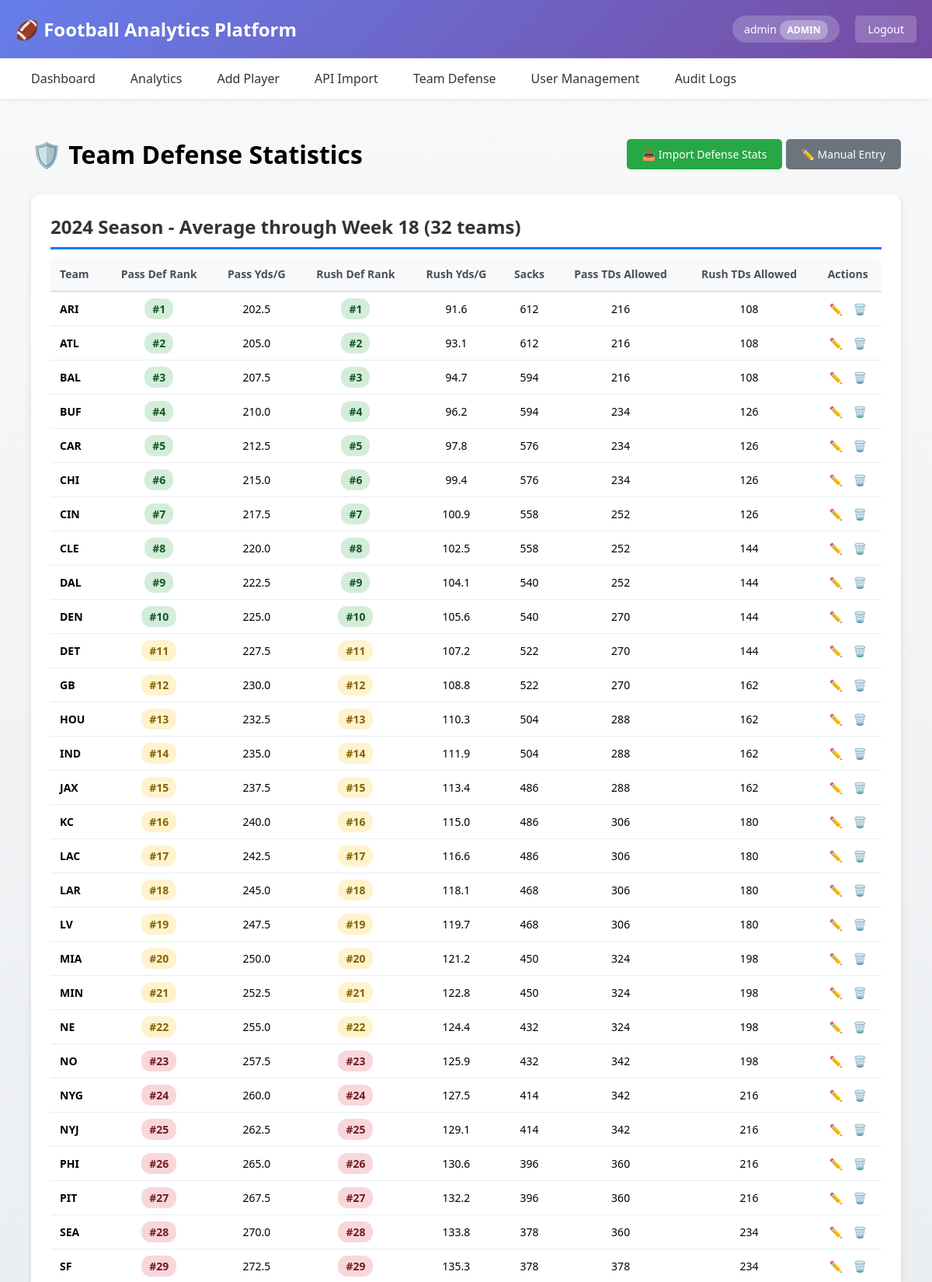
The app's page /view_team_defense (signed in, upper part) with its own data.
### app/main.py (models this page shows, shortened)
class User(UserMixin, db.Model):
    id = db.Column(db.Integer, primary_key=True)
    username = db.Column(db.String(80), unique=True, nullable=False)
    email = db.Column(db.String(120), unique=True, nullable=False)
    password_hash = db.Column(db.String(200), nullable=False)
    role = db.Column(db.String(20), nullable=False, default='viewer')  # admin, analyst, viewer
    created_at = db.Column(db.DateTime, default=datetime.utcnow)
    def is_admin(self):
        return self.role == 'admin'
    def is_analyst(self):
        return self.role in ['admin', 'analyst']

class TeamDefenseStats(db.Model):
    id = db.Column(db.Integer, primary_key=True)
    team_abbr = db.Column(db.String(10), nullable=False)  # e.g., "KC", "BUF"
    season = db.Column(db.Integer, nullable=False)
    week = db.Column(db.Integer, nullable=False)
    pass_yards_allowed_per_game = db.Column(db.Float, default=0.0)
    rush_yards_allowed_per_game = db.Column(db.Float, default=0.0)
    passing_tds_allowed = db.Column(db.Integer, default=0)
    rushing_tds_allowed = db.Column(db.Integer, default=0)
    sacks = db.Column(db.Integer, default=0)
    rec_yards_allowed_to_rbs = db.Column(db.Float, default=0.0)
    rec_yards_allowed_to_wrs = db.Column(db.Float, default=0.0)
    rec_yards_allowed_to_tes = db.Column(db.Float, default=0.0)
    pass_defense_rank = db.Column(db.Integer, default=0)  # 1-32
    rush_defense_rank = db.Column(db.Integer, default=0)  # 1-32
    created_at = db.Column(db.DateTime, default=datetime.utcnow)
    __table_args__ = (db.UniqueConstraint('team_abbr', 'season', 'week'),)

### app/main.py (the view)
@app.route('/view_team_defense')
@login_required
def view_team_defense():
    from sqlalchemy import func
    all_stats = TeamDefenseStats.query.all()
    if not all_stats:
        return render_template('view_team_defense.html', grouped_stats={})
    from collections import defaultdict
    team_season_stats = defaultdict(lambda: {
        'games': 0,
        'total_pass_yards': 0,
        'total_rush_yards': 0,
        'total_sacks': 0,
        'total_pass_tds': 0,
        'total_rush_tds': 0,
        'latest_week': 0
    })
    for stat in all_stats:
        key = (stat.team_abbr, stat.season)
        team_season_stats[key]['games'] += 1
        team_season_stats[key]['total_pass_yards'] += stat.pass_yards_allowed_per_game
        team_season_stats[key]['total_rush_yards'] += stat.rush_yards_allowed_per_game
        team_season_stats[key]['total_sacks'] += stat.sacks
        team_season_stats[key]['total_pass_tds'] += stat.passing_tds_allowed
        team_season_stats[key]['total_rush_tds'] += stat.rushing_tds_allowed
        team_season_stats[key]['latest_week'] = max(team_season_stats[key]['latest_week'], stat.week)
    cumulative_stats = []
    for (team_abbr, season), data in team_season_stats.items():
        games = data['games']
        cumulative_stats.append({
            'team_abbr': team_abbr,
            'season': season,
            'games_played': games,
            'pass_yards_allowed_per_game': round(data['total_pass_yards'] / games, 1),
            'rush_yards_allowed_per_game': round(data['total_rush_yards'] / games, 1),
            'sacks': data['total_sacks'],
            'passing_tds_allowed': data['total_pass_tds'],
            'rushing_tds_allowed': data['total_rush_tds'],
            'latest_week': data['latest_week']
        })
    cumulative_stats.sort(key=lambda x: x['season'], reverse=True)
    from collections import defaultdict
    grouped_stats = defaultdict(list)
    for season in set(stat['season'] for stat in cumulative_stats):
        season_stats = [s for s in cumulative_stats if s['season'] == season]
        season_stats_sorted = sorted(season_stats, key=lambda x: x['pass_yards_allowed_per_game'])
        for rank, stat in enumerate(season_stats_sorted, 1):
            stat['pass_defense_rank'] = rank
        season_stats_sorted = sorted(season_stats, key=lambda x: x['rush_yards_allowed_per_game'])
        for rank, stat in enumerate(season_stats_sorted, 1):
            stat['rush_defense_rank'] = rank
        latest_week = max(s['latest_week'] for s in season_stats)
        class StatObject:
            def __init__(self, data):
                self.team_abbr = data['team_abbr']
                self.season = data['season']
                self.games_played = data['games_played']
                self.pass_yards_allowed_per_game = data['pass_yards_allowed_per_game']
                self.rush_yards_allowed_per_game = data['rush_yards_allowed_per_game']
                self.sacks = data['sacks']
                self.passing_tds_allowed = data['passing_tds_allowed']
                self.rushing_tds_allowed = data['rushing_tds_allowed']
                self.pass_defense_rank = data['pass_defense_rank']
                self.rush_defense_rank = data['rush_defense_rank']
        stat_objects = [StatObject(s) for s in season_stats]
        key = f"{season} Season - Average through Week {latest_week}"
        grouped_stats[key] = stat_objects
    log_action('view_team_defense', f'Viewed team defense stats')
    return render_template('view_team_defense.html', grouped_stats=grouped_stats)

### app/main.py (called while the page is built)
@login_manager.user_loader
def load_user(user_id):
    return User.query.get(int(user_id))

def log_action(action, details=None):
    try:
        log_entry = AuditLog(
            user_id=current_user.id if current_user.is_authenticated else None,
            action=action,
            details=details,
            ip_address=request.remote_addr
        )
        db.session.add(log_entry)
        db.session.commit()
    except Exception as e:
        print(f"Audit log error: {e}")

### templates/view_team_defense.html (shortened to what this page needs)
{% extends "base.html" %}
{% block content %}
<div style="max-width: 1400px; margin: 0 auto; padding: 20px;">
    <div style="display: flex; justify-content: space-between; align-items: center; margin-bottom: 30px;">
        <h1 style="margin: 0;">🛡️ Team Defense Statistics</h1>
        {% if current_user.is_analyst() %}
        <div>
            <a href="/import_team_defense" class="btn" style="background: #28a745;">
                📥 Import Defense Stats
            </a>
            <a href="/add_team_defense" class="btn btn-secondary">
                ✏️ Manual Entry
            </a>
        </div>
        {% endif %}
    </div>
    {% if not grouped_stats %}
    <div style="background: #fff3cd; padding: 30px; border-radius: 10px; text-align: center;">
        <h3>📊 No Team Defense Stats Yet</h3>
        <p style="margin: 20px 0;">Import defensive statistics to start analyzing matchups!</p>
        {% if current_user.is_analyst() %}
        <a href="/import_team_defense" class="btn" style="background: #28a745; margin-right: 10px;">
            📥 Import Stats Now
        </a>
        <a href="/add_team_defense" class="btn btn-secondary">Manual Entry</a>
        {% endif %}
    </div>
    {% else %}
    {% for season_week, stats in grouped_stats.items() %}
    <div style="background: white; border-radius: 12px; padding: 25px; margin-bottom: 30px; box-shadow: 0 2px 8px rgba(0,0,0,0.1);">
        <h2 style="margin-top: 0; color: #333; border-bottom: 3px solid #007bff; padding-bottom: 10px;">
            {{ season_week }} ({{ stats|length }} teams)
        </h2>
        <div style="overflow-x: auto;">
            <table style="width: 100%; border-collapse: collapse; font-size: 14px;">
                <thead>
                    <tr style="background: #f8f9fa; border-bottom: 2px solid #dee2e6;">
                        <th style="padding: 12px; text-align: left;">Team</th>
                        <th style="padding: 12px; text-align: center;">Pass Def Rank</th>
                        <th style="padding: 12px; text-align: center;">Pass Yds/G</th>
                        <th style="padding: 12px; text-align: center;">Rush Def Rank</th>
                        <th style="padding: 12px; text-align: center;">Rush Yds/G</th>
                        <th style="padding: 12px; text-align: center;">Sacks</th>
                        <th style="padding: 12px; text-align: center;">Pass TDs Allowed</th>
                        <th style="padding: 12px; text-align: center;">Rush TDs Allowed</th>
                        {% if current_user.is_analyst() %}
                        <th style="padding: 12px; text-align: center;">Actions</th>
                        {% endif %}
                    </tr>
                </thead>
                <tbody>
                    {% for stat in stats|sort(attribute='pass_defense_rank') %}
                    <tr style="border-bottom: 1px solid #dee2e6;">
                        <td style="padding: 12px; font-weight: bold;">
                            {{ stat.team_abbr }}
                        </td>
                        <td style="padding: 12px; text-align: center;">
                            {% if stat.pass_defense_rank <= 10 %}
                            <span style="padding: 4px 10px; border-radius: 12px; font-weight: bold; background: #d4edda; color: #155724;">
                                #{{ stat.pass_defense_rank }}
                            </span>
                            {% elif stat.pass_defense_rank >= 23 %}
                            <span style="padding: 4px 10px; border-radius: 12px; font-weight: bold; background: #f8d7da; color: #721c24;">
                                #{{ stat.pass_defense_rank }}
                            </span>
                            {% else %}
                            <span style="padding: 4px 10px; border-radius: 12px; font-weight: bold; background: #fff3cd; color: #856404;">
                                #{{ stat.pass_defense_rank }}
                            </span>
                            {% endif %}
                        </td>
                        <td style="padding: 12px; text-align: center;">
                            {{ "%.1f"|format(stat.pass_yards_allowed_per_game) }}
                        </td>
                        <td style="padding: 12px; text-align: center;">
                            {% if stat.rush_defense_rank <= 10 %}
                            <span style="padding: 4px 10px; border-radius: 12px; font-weight: bold; background: #d4edda; color: #155724;">
                                #{{ stat.rush_defense_rank }}
                            </span>
                            {% elif stat.rush_defense_rank >= 23 %}
                            <span style="padding: 4px 10px; border-radius: 12px; font-weight: bold; background: #f8d7da; color: #721c24;">
                                #{{ stat.rush_defense_rank }}
                            </span>
                            {% else %}
                            <span style="padding: 4px 10px; border-radius: 12px; font-weight: bold; background: #fff3cd; color: #856404;">
                                #{{ stat.rush_defense_rank }}
                            </span>
                            {% endif %}
                        </td>
                        <td style="padding: 12px; text-align: center;">
                            {{ "%.1f"|format(stat.rush_yards_allowed_per_game) }}
                        </td>
                        <td style="padding: 12px; text-align: center;">
                            {{ stat.sacks }}
                        </td>
                        <td style="padding: 12px; text-align: center;">
                            {{ stat.passing_tds_allowed }}
                        </td>
                        <td style="padding: 12px; text-align: center;">
                            {{ stat.rushing_tds_allowed }}
                        </td>
                        {% if current_user.is_analyst() %}
                        <td style="padding: 12px; text-align: center;">
                            <a href="/edit_team_defense/{{ stat.id }}" style="color: #007bff; text-decoration: none; margin-right: 10px;">✏️</a>
                            <a href="/delete_team_defense/{{ stat.id }}"
                               onclick="return confirm('Delete {{ stat.team_abbr }} defense stats?')"
                               style="color: #dc3545; text-decoration: none;">🗑️</a>
                        </td>
                        {% endif %}
                    </tr>
                    {% endfor %}
                </tbody>
            </table>
        </div>
    </div>
    {% endfor %}
    {% endif %}
</div>
{% endblock %}

### templates/base.html (shortened to what this page needs)
<!DOCTYPE html>
<html lang="en">
<head>
</head>
<body>
    <div class="header">
        <div class="header-content">
            <h1>🏈 Football Analytics Platform</h1>
            {% if current_user.is_authenticated %}
            <div class="user-info">
                <div class="user-badge">
                    {{ current_user.username }}
                    <span class="role-badge">{{ current_user.role }}</span>
                </div>
                <a href="{{ url_for('logout') }}" class="logout-btn">Logout</a>
            </div>
            {% endif %}
        </div>
    </div>
    {% if current_user.is_authenticated %}
    <nav>
        <ul>
            <li><a href="{{ url_for('index') }}">Dashboard</a></li>
            <li><a href="{{ url_for('analytics') }}">Analytics</a></li>
            {% if current_user.is_analyst() %}
            <li><a href="{{ url_for('add_player') }}">Add Player</a></li>
            <li><a href="{{ url_for('api_test') }}">API Import</a></li>
            <li><a href="{{ url_for('view_team_defense') }}">Team Defense</a></li>
            {% endif %}
            {% if current_user.is_admin() %}
            <li><a href="{{ url_for('admin_users') }}">User Management</a></li>
            <li><a href="{{ url_for('audit_logs') }}">Audit Logs</a></li>
            {% endif %}
        </ul>
    </nav>
    {% endif %}
    <div class="container">
        {% block content %}{% endblock %}
    </div>
</body>
</html>

### templates/base.html (style rules this page uses)
* { margin: 0; padding: 0; box-sizing: border-box; }
body { font-family: 'Segoe UI', Tahoma, Geneva, Verdana, sans-serif; background: linear-gradient(to bottom, #f8f9fa, #e9ecef); min-height: 100vh; }
.header { background: linear-gradient(135deg, #667eea 0%, #764ba2 100%); color: white; padding: 20px 0; box-shadow: 0 2px 10px rgba(0,0,0,0.1); }
.header-content { max-width: 1200px; margin: 0 auto; padding: 0 20px; display: flex; justify-content: space-between; align-items: center; }
.header h1 { font-size: 24px; display: flex; align-items: center; gap: 10px; }
.user-info { display: flex; align-items: center; gap: 20px; }
.user-badge { background: rgba(255, 255, 255, 0.2); padding: 8px 15px; border-radius: 20px; font-size: 14px; }
.role-badge { background: rgba(255, 255, 255, 0.3); padding: 4px 10px; border-radius: 12px; font-size: 12px; font-weight: bold; text-transform: uppercase; }
nav { background: white; box-shadow: 0 2px 5px rgba(0,0,0,0.05); position: sticky; top: 0; z-index: 100; }
nav ul { max-width: 1200px; margin: 0 auto; padding: 0 20px; list-style: none; display: flex; gap: 5px; }
nav a { display: block; padding: 15px 20px; color: #333; text-decoration: none; font-weight: 500; transition: background 0.3s, color 0.3s; }
.container { max-width: 1200px; margin: 30px auto; padding: 0 20px; }
.btn { display: inline-block; padding: 10px 20px; background: #667eea; color: white; text-decoration: none; border-radius: 5px; border: none; cursor: pointer; font-size: 14px; font-weight: 500; transition: background 0.3s; }
.btn-secondary { background: #6c757d; }
table { width: 100%; background: white; border-radius: 10px; overflow: hidden; box-shadow: 0 2px 10px rgba(0,0,0,0.05); border-collapse: collapse; }
th, td { padding: 15px; text-align: left; border-bottom: 1px solid #e9ecef; }
th { background: #f8f9fa; font-weight: 600; color: #495057; }
h2 { color: #333; margin-bottom: 10px; }
.logout-btn { background: rgba(255, 255, 255, 0.2); color: white; padding: 8px 16px; border-radius: 5px; text-decoration: none; font-size: 14px; transition: background 0.3s; }

### records on screen
User: username "admin", role "ADMIN"
TeamDefenseStats: team_abbr "ARI", pass_defense_rank "1", pass_yards_allowed_per_game "202.5", rush_defense_rank "1", rush_yards_allowed_per_game "91.6", sacks "612", passing_tds_allowed "216", rushing_tds_allowed "108"
TeamDefenseStats: team_abbr "ATL", pass_defense_rank "2", pass_yards_allowed_per_game "205.0", rush_defense_rank "2", rush_yards_allowed_per_game "93.1", sacks "612", passing_tds_allowed "216", rushing_tds_allowed "108"
TeamDefenseStats: team_abbr "BAL", pass_defense_rank "3", pass_yards_allowed_per_game "207.5", rush_defense_rank "3", rush_yards_allowed_per_game "94.7", sacks "594", passing_tds_allowed "216", rushing_tds_allowed "108"
TeamDefenseStats: team_abbr "BUF", pass_defense_rank "4", pass_yards_allowed_per_game "210.0", rush_defense_rank "4", rush_yards_allowed_per_game "96.2", sacks "594", passing_tds_allowed "234", rushing_tds_allowed "126"
TeamDefenseStats: team_abbr "CAR", pass_defense_rank "5", pass_yards_allowed_per_game "212.5", rush_defense_rank "5", rush_yards_allowed_per_game "97.8", sacks "576", passing_tds_allowed "234", rushing_tds_allowed "126"
TeamDefenseStats: team_abbr "CHI", pass_defense_rank "6", pass_yards_allowed_per_game "215.0", rush_defense_rank "6", rush_yards_allowed_per_game "99.4", sacks "576", passing_tds_allowed "234", rushing_tds_allowed "126"
TeamDefenseStats: team_abbr "CIN", pass_defense_rank "7", pass_yards_allowed_per_game "217.5", rush_defense_rank "7", rush_yards_allowed_per_game "100.9", sacks "558", passing_tds_allowed "252", rushing_tds_allowed "126"
TeamDefenseStats: team_abbr "CLE", pass_defense_rank "8", pass_yards_allowed_per_game "220.0", rush_defense_rank "8", rush_yards_allowed_per_game "102.5", sacks "558", passing_tds_allowed "252", rushing_tds_allowed "144"
TeamDefenseStats: team_abbr "DAL", pass_defense_rank "9", pass_yards_allowed_per_game "222.5", rush_defense_rank "9", rush_yards_allowed_per_game "104.1", sacks "540", passing_tds_allowed "252", rushing_tds_allowed "144"
TeamDefenseStats: team_abbr "DEN", pass_defense_rank "10", pass_yards_allowed_per_game "225.0", rush_defense_rank "10", rush_yards_allowed_per_game "105.6", sacks "540", passing_tds_allowed "270", rushing_tds_allowed "144"
TeamDefenseStats: team_abbr "DET", pass_defense_rank "11", pass_yards_allowed_per_game "227.5", rush_defense_rank "11", rush_yards_allowed_per_game "107.2", sacks "522", passing_tds_allowed "270", rushing_tds_allowed "144"
TeamDefenseStats: team_abbr "GB", pass_defense_rank "12", pass_yards_allowed_per_game "230.0", rush_defense_rank "12", rush_yards_allowed_per_game "108.8", sacks "522", passing_tds_allowed "270", rushing_tds_allowed "162"
TeamDefenseStats: team_abbr "HOU", pass_defense_rank "13", pass_yards_allowed_per_game "232.5", rush_defense_rank "13", rush_yards_allowed_per_game "110.3", sacks "504", passing_tds_allowed "288", rushing_tds_allowed "162"
TeamDefenseStats: team_abbr "IND", pass_defense_rank "14", pass_yards_allowed_per_game "235.0", rush_defense_rank "14", rush_yards_allowed_per_game "111.9", sacks "504", passing_tds_allowed "288", rushing_tds_allowed "162"
TeamDefenseStats: team_abbr "JAX", pass_defense_rank "15", pass_yards_allowed_per_game "237.5", rush_defense_rank "15", rush_yards_allowed_per_game "113.4", sacks "486", passing_tds_allowed "288", rushing_tds_allowed "162"
TeamDefenseStats: team_abbr "KC", pass_defense_rank "16", pass_yards_allowed_per_game "240.0", rush_defense_rank "16", rush_yards_allowed_per_game "115.0", sacks "486", passing_tds_allowed "306", rushing_tds_allowed "180"
TeamDefenseStats: team_abbr "LAC", pass_defense_rank "17", pass_yards_allowed_per_game "242.5", rush_defense_rank "17", rush_yards_allowed_per_game "116.6", sacks "486", passing_tds_allowed "306", rushing_tds_allowed "180"
TeamDefenseStats: team_abbr "LAR", pass_defense_rank "18", pass_yards_allowed_per_game "245.0", rush_defense_rank "18", rush_yards_allowed_per_game "118.1", sacks "468", passing_tds_allowed "306", rushing_tds_allowed "180"
TeamDefenseStats: team_abbr "LV", pass_defense_rank "19", pass_yards_allowed_per_game "247.5", rush_defense_rank "19", rush_yards_allowed_per_game "119.7", sacks "468", passing_tds_allowed "306", rushing_tds_allowed "180"
TeamDefenseStats: team_abbr "MIA", pass_defense_rank "20", pass_yards_allowed_per_game "250.0", rush_defense_rank "20", rush_yards_allowed_per_game "121.2", sacks "450", passing_tds_allowed "324", rushing_tds_allowed "198"
TeamDefenseStats: team_abbr "MIN", pass_defense_rank "21", pass_yards_allowed_per_game "252.5", rush_defense_rank "21", rush_yards_allowed_per_game "122.8", sacks "450", passing_tds_allowed "324", rushing_tds_allowed "198"
TeamDefenseStats: team_abbr "NE", pass_defense_rank "22", pass_yards_allowed_per_game "255.0", rush_defense_rank "22", rush_yards_allowed_per_game "124.4", sacks "432", passing_tds_allowed "324", rushing_tds_allowed "198"
TeamDefenseStats: team_abbr "NO", pass_defense_rank "23", pass_yards_allowed_per_game "257.5", rush_defense_rank "23", rush_yards_allowed_per_game "125.9", sacks "432", passing_tds_allowed "342", rushing_tds_allowed "198"
TeamDefenseStats: team_abbr "NYG", pass_defense_rank "24", pass_yards_allowed_per_game "260.0", rush_defense_rank "24", rush_yards_allowed_per_game "127.5", sacks "414", passing_tds_allowed "342", rushing_tds_allowed "216"
TeamDefenseStats: team_abbr "NYJ", pass_defense_rank "25", pass_yards_allowed_per_game "262.5", rush_defense_rank "25", rush_yards_allowed_per_game "129.1", sacks "414", passing_tds_allowed "342", rushing_tds_allowed "216"
TeamDefenseStats: team_abbr "PHI", pass_defense_rank "26", pass_yards_allowed_per_game "265.0", rush_defense_rank "26", rush_yards_allowed_per_game "130.6", sacks "396", passing_tds_allowed "360", rushing_tds_allowed "216"
TeamDefenseStats: team_abbr "PIT", pass_defense_rank "27", pass_yards_allowed_per_game "267.5", rush_defense_rank "27", rush_yards_allowed_per_game "132.2", sacks "396", passing_tds_allowed "360", rushing_tds_allowed "216"
TeamDefenseStats: team_abbr "SEA", pass_defense_rank "28", pass_yards_allowed_per_game "270.0", rush_defense_rank "28", rush_yards_allowed_per_game "133.8", sacks "378", passing_tds_allowed "360", rushing_tds_allowed "234"
TeamDefenseStats: team_abbr "SF", pass_defense_rank "29", pass_yards_allowed_per_game "272.5", rush_defense_rank "29", rush_yards_allowed_per_game "135.3", sacks "378", passing_tds_allowed "378", rushing_tds_allowed "234"

### other values on screen
{{ season_week }} "2024 Season - Average through Week 18"
{{ stats|length }} "32"
